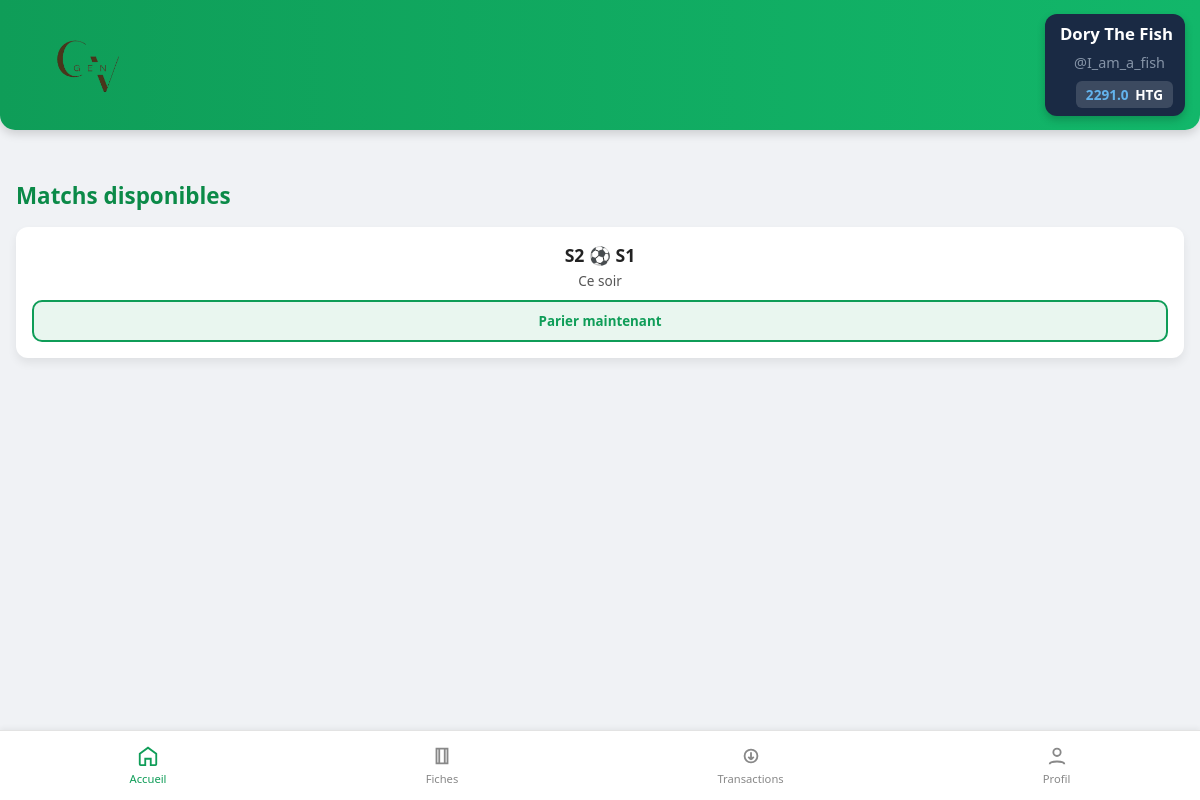
The app's page /home (signed in) with its own data.
### tables this page shows
CREATE TABLE parieurs (
					id INTEGER PRIMARY KEY AUTOINCREMENT NOT NULL,
					prenom TEXT NOT NULL,
					nom TEXT NOT NULL,
					username TEXT NOT NULL UNIQUE,
					email TEXT NOT NULL UNIQUE,
					age INT NOT NULL,
					classe TEXT NOT NULL,
					mdp TEXT NOT NULL,
					created_at TEXT NOT NULL,
					solde REAL DEFAULT 1000,
					role TEXT DEFAULT 'parieur'
				);

CREATE TABLE matchs (
					id INTEGER PRIMARY KEY AUTOINCREMENT NOT NULL,
					equipe_a TEXT NOT NULL,
					equipe_b TEXT NOT NULL,
					date_match TEXT NOT NULL UNIQUE,
					statut TEXT DEFAULT 'ouvert'
				);

### routes.py (the view)
@app.route("/home")
def home():
    if "username" in session:
        user = get_user_by_username(session["username"])
        programmes = get_programmes()
        return render_template("home.html", user=user, programmes=programmes)
    else:
        return redirect(url_for("index"))

### data.py (called while the page is built)
def get_user_by_username(username):
    try:
        with sqlite3.connect(DB_NAME) as conn:
            conn.row_factory = sqlite3.Row
            cur = conn.cursor()
            cur.execute("SELECT * FROM parieurs WHERE username = ?", (username,))
            return cur.fetchone()
    except sqlite3.Error as e:
        print(f"Erreur lors de la récupération (username) : {e}")
        return None

def get_matchs_en_cours():
    try:
        with sqlite3.connect(DB_NAME) as conn:
            conn.row_factory = sqlite3.Row
            cur = conn.cursor()
            cur.execute("""SELECT m.id AS match_id, m.equipe_a, m.equipe_b, m.date_match, o.libelle, o.id AS option_id, o.cote, o.categorie
            FROM matchs m
            INNER JOIN options o
            ON m.id = o.match_id
            WHERE m.statut = 'ouvert'
            """)
            return cur.fetchall()
    except sqlite3.Error as e:
        print(f"Une erreur s'est produite lors de la récupération : {e}")

### templates/home.html (shortened to what this page needs)
{% extends "base.html" %} {% block css %}
<link rel="stylesheet" href="{{ url_for('static', filename='css/home.css') }}" type="text/css" media="all" />
{% endblock %}  {% block content %}
<h2>Matchs disponibles</h2>
{% if not programmes %}
<div class="no-match"><p>Il n'y a aucun match pour le moment...</p></div>
{% else %}
<section class="matches">
  {% for id, match in programmes.items() %}
  <div class="match-card">
    <div class="match-info">
    	<div class="teams">{{ match["equipe_a"] }} &#9917; {{ match["equipe_b"] }}</div>
      <div class="date">{{ match["date_match"] }}</div>
    </div>
    <a href="{{ url_for('details_match', match_id=match['match_id']) }}">
    <button class="bet-btn">Parier maintenant</button>
    </a>
  </div>
  {% endfor %}
</section>
{% endif %} {% endblock %}

### templates/base.html (shortened to what this page needs)
<!doctype html>
<html lang="fr">
  <head>
    <link rel="stylesheet" href="{{ url_for('static', filename='css/base.css') }}" />
    {% block css %}{% endblock %}
  </head>
  <body>
    <header class="top-bar">
      <div class="brand"><img src="{{url_for('static', filename='img/logo.png') }}" alt="Logo de InterPam" class="logo"/>
      </div>
      <div class="user-zone">
        <span class="user-name">{{ user.prenom|title }} {{ user.nom|title }}</span>
        <span class="username">@{{user.username}}</span>
        <div class="balance">{{ user.solde }} <strong>HTG</strong>
        </div>
      </div>
    </header>
    <main class="content">
      {% block content %} {% endblock %}
    <nav class="bottom-nav">
      <a href="home.html" class="nav-item active">
        <svg viewBox="0 0 24 24" class="icon">
          <path d="M3 9.5L12 3l9 6.5V21a1 1 0 0 1-1 1h-5v-7h-6v7H4a1 1 0 0 1-1-1V9.5z" />
        </svg>
        <span>Accueil</span>
      </a>
      <a href="fiches.html" class="nav-item">
        <svg viewBox="0 0 24 24" class="icon">
          <path d="M6 4h12v16H6zM9 4v16M15 4v16" />
        </svg>
        <span>Fiches</span>
      </a>
      <a href="transactions.html" class="nav-item">
        <svg viewBox="0 0 24 24" class="icon">
          <path d="M12 8v8m0 0l-3-3m3 3l3-3M5 12a7 7 0 1 1 14 0 7 7 0 0 1-14 0z" />
        </svg>
        <span>Transactions</span>
      </a>
      <a href="profil.html" class="nav-item">
        <svg viewBox="0 0 24 24" class="icon">
          <circle cx="12" cy="8" r="4" />
          <path d="M4 21c0-4 16-4 16 0" />
        </svg>
        <span>Profil</span>
      </a>
    </nav>
  </body>
</html>

### static/css/base.css (style rules this page uses)
* { margin: 0; padding: 0; box-sizing: border-box; font-family: "Poppins", system-ui, sans-serif; }
body { background: #f0f2f5; color: #222; }
.top-bar { width: 100%; height: 130px; background: linear-gradient(90deg, #0f9d58, #12b76a); display: flex; align-items: center; justify-content: space-between; padding: 0 15px; color: white; box-shadow: 0 4px 10px rgba(0, 0, 0, 0.15); z-index: 100; border-radius: 0 0 15px 15px; }
.brand { display: flex; flex-direction: column; align-items: center; gap: 12px; }
.logo { width: auto; height: 150px; padding: 8px; border-radius: 12px; display: block; }
.user-zone { background: #1a2a44; padding: 8px 12px; border-radius: 12px; text-align: right; box-shadow: 0 4px 8px rgba(0, 0, 0, 0.2); min-width: 140px; align-items: center; justify-content: center; align-content: center; line-height: 1.4; }
.user-name { display: block; font-size: 1.05rem; font-weight: 700; color: #fff; margin: 0; padding: 0; }
.username { display: block; font-size: 0.9rem; opacity: 0.8; color: #a0aec0; margin: 8px; }
.balance { background: rgba(255, 255, 255, 0.15); padding: 4px 10px; border-radius: 6px; font-size: 0.85rem; font-weight: 600; color: #63b3ed; display: inline-block; }
.balance strong { color: white; margin-left: 3px; }
.bottom-nav { position: fixed; left: 0; bottom: 0; width: 100%; height: 70px; margin: 0; padding: 0; background: #fff; border-top: 1px solid #e3e3e3; display: flex; justify-content: space-around; align-items: center; box-shadow: 0 -2px 5px rgba(0, 0, 0, 0.05); }
.nav-item { text-decoration: none; color: #888; font-size: 0.7rem; display: flex; flex-direction: column; align-items: center; transition: color 0.2s ease; }
.nav-item .icon { width: 22px; height: 22px; stroke: currentColor; fill: none; stroke-width: 2; margin-bottom: 4px; }
.nav-item.active { color: #0f9d58; }

### static/css/home.css (style rules this page uses)
.content { padding: 50px 16px 90px; }
h2, .no-matchs { font-size: 1.4rem; margin-bottom: 16px; color: #0b8a48; }
.matches { display: flex; flex-direction: column; gap: 16px; }
.match-card { background: white; border-radius: 12px; padding: 16px; box-shadow: 0 5px 10px rgba(0, 0, 0, 0.07); transition: transform 0.2s ease, box-shadow 0.2s ease; }
.match-info { margin-bottom: 10px; }
.match-info .teams { font-weight: 600; font-size: 1.1rem; margin-bottom: 4px; text-align: center; }
.match-info .date { font-size: 0.85rem; color: #555; text-align: center; }
.bet-btn { background: #e9f6ef; color: #0f9d58; border: 2px solid #0f9d58; width: 100%; padding: 10px; border-radius: 10px; cursor: pointer; font-weight: 600; transition: background 0.2s ease, border-color 0.2s ease, transform 0.1s ease; }

### records on screen
parieurs: prenom "Dory", nom "The Fish", username "I_am_a_fish", solde "2291.0"
matchs: equipe_a "S2", equipe_b "S1", date_match "Ce soir"
